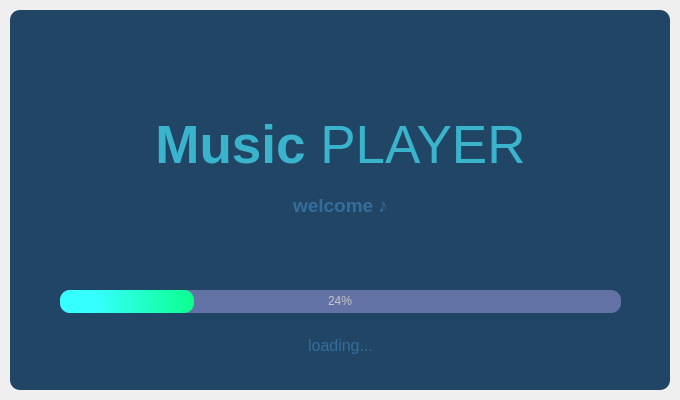
<?xml version="1.0" encoding="UTF-8"?>
<ui version="4.0">
 <class>SplashScreen</class>
 <widget class="QMainWindow" name="SplashScreen">
  <property name="geometry">
   <rect>
    <x>0</x>
    <y>0</y>
    <width>680</width>
    <height>400</height>
   </rect>
  </property>
  <property name="windowTitle">
   <string>MainWindow</string>
  </property>
  <widget class="QWidget" name="centralwidget">
   <layout class="QVBoxLayout" name="verticalLayout">
    <property name="spacing">
     <number>0</number>
    </property>
    <property name="leftMargin">
     <number>10</number>
    </property>
    <property name="topMargin">
     <number>10</number>
    </property>
    <property name="rightMargin">
     <number>10</number>
    </property>
    <property name="bottomMargin">
     <number>10</number>
    </property>
    <item>
     <widget class="QFrame" name="dropShadowFrame">
      <property name="styleSheet">
       <string notr="true">QFrame {	
	background-color: rgb(33, 69, 100);
	color: rgb(220, 220, 220);
	border-radius: 10px;
}</string>
      </property>
      <property name="frameShape">
       <enum>QFrame::StyledPanel</enum>
      </property>
      <property name="frameShadow">
       <enum>QFrame::Raised</enum>
      </property>
      <widget class="QLabel" name="label_title">
       <property name="geometry">
        <rect>
         <x>0</x>
         <y>90</y>
         <width>661</width>
         <height>91</height>
        </rect>
       </property>
       <property name="font">
        <font>
         <family>Segoe UI</family>
         <pointsize>40</pointsize>
        </font>
       </property>
       <property name="styleSheet">
        <string notr="true">color: rgb(58, 180, 204);</string>
       </property>
       <property name="text">
        <string>&lt;strong&gt;Music&lt;/strong&gt; PLAYER</string>
       </property>
       <property name="alignment">
        <set>Qt::AlignCenter</set>
       </property>
      </widget>
      <widget class="QLabel" name="label_description">
       <property name="geometry">
        <rect>
         <x>0</x>
         <y>180</y>
         <width>661</width>
         <height>31</height>
        </rect>
       </property>
       <property name="font">
        <font>
         <family>Segoe UI</family>
         <pointsize>14</pointsize>
        </font>
       </property>
       <property name="styleSheet">
        <string notr="true">color: rgb(51, 109, 156);</string>
       </property>
       <property name="text">
        <string>&lt;strong&gt;welcome&lt;/strong&gt; ♪</string>
       </property>
       <property name="alignment">
        <set>Qt::AlignCenter</set>
       </property>
      </widget>
      <widget class="QProgressBar" name="progressBar">
       <property name="geometry">
        <rect>
         <x>50</x>
         <y>280</y>
         <width>561</width>
         <height>23</height>
        </rect>
       </property>
       <property name="styleSheet">
        <string notr="true">QProgressBar {
	
	background-color: rgb(98, 114, 164);
	color: rgb(200, 200, 200);
	border-style: none;
	border-radius: 10px;
	text-align: center;
}
QProgressBar::chunk{
	border-radius: 10px;
	background-color: qlineargradient(spread:pad, x1:0, y1:0.528409, x2:0.995025, y2:0.534, stop:0.258706 rgba(54, 255, 255, 255), stop:1 rgba(12, 255, 142, 255));
}</string>
       </property>
       <property name="value">
        <number>24</number>
       </property>
      </widget>
      <widget class="QLabel" name="label_loading">
       <property name="geometry">
        <rect>
         <x>0</x>
         <y>320</y>
         <width>661</width>
         <height>31</height>
        </rect>
       </property>
       <property name="font">
        <font>
         <family>Segoe UI</family>
         <pointsize>12</pointsize>
        </font>
       </property>
       <property name="styleSheet">
        <string notr="true">color: rgb(51, 109, 156);</string>
       </property>
       <property name="text">
        <string>loading...</string>
       </property>
       <property name="alignment">
        <set>Qt::AlignCenter</set>
       </property>
      </widget>
     </widget>
    </item>
   </layout>
  </widget>
 </widget>
 <resources/>
 <connections/>
</ui>
